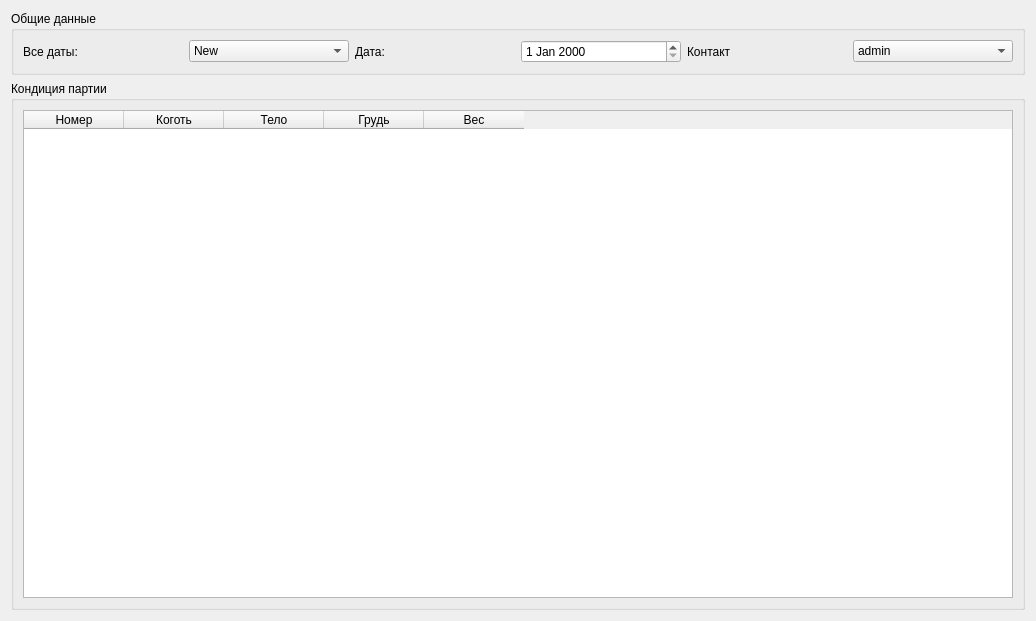
<?xml version="1.0" encoding="UTF-8"?>
<ui version="4.0">
 <class>form_dataentry_dataentry___batch_condition</class>
 <widget class="QWidget" name="form_dataentry_dataentry___batch_condition">
  <property name="geometry">
   <rect>
    <x>0</x>
    <y>0</y>
    <width>1036</width>
    <height>621</height>
   </rect>
  </property>
  <property name="windowTitle">
   <string>Form</string>
  </property>
  <layout class="QVBoxLayout" name="verticalLayout_3">
   <item>
    <widget class="QGroupBox" name="groupBox">
     <property name="title">
      <string>Общие данные</string>
     </property>
     <layout class="QVBoxLayout" name="verticalLayout">
      <item>
       <layout class="QHBoxLayout" name="horizontalLayout">
        <item>
         <widget class="QLabel" name="label">
          <property name="text">
           <string>Все даты:</string>
          </property>
         </widget>
        </item>
        <item>
         <widget class="QComboBox" name="comboBox">
          <item>
           <property name="text">
            <string>New</string>
           </property>
          </item>
         </widget>
        </item>
        <item>
         <widget class="QLabel" name="label_2">
          <property name="text">
           <string>Дата:</string>
          </property>
         </widget>
        </item>
        <item>
         <widget class="QDateEdit" name="dateEdit"/>
        </item>
        <item>
         <widget class="QLabel" name="label_3">
          <property name="text">
           <string>Контакт</string>
          </property>
         </widget>
        </item>
        <item>
         <widget class="QComboBox" name="comboBox_2">
          <item>
           <property name="text">
            <string>admin</string>
           </property>
          </item>
         </widget>
        </item>
       </layout>
      </item>
     </layout>
    </widget>
   </item>
   <item>
    <widget class="QGroupBox" name="groupBox_2">
     <property name="title">
      <string>Кондиция партии</string>
     </property>
     <layout class="QVBoxLayout" name="verticalLayout_2">
      <item>
       <widget class="QTableWidget" name="tableWidget">
        <column>
         <property name="text">
          <string>Номер</string>
         </property>
        </column>
        <column>
         <property name="text">
          <string>Коготь</string>
         </property>
        </column>
        <column>
         <property name="text">
          <string>Тело</string>
         </property>
        </column>
        <column>
         <property name="text">
          <string>Грудь</string>
         </property>
        </column>
        <column>
         <property name="text">
          <string>Вес</string>
         </property>
        </column>
       </widget>
      </item>
     </layout>
    </widget>
   </item>
  </layout>
 </widget>
 <resources/>
 <connections/>
</ui>
